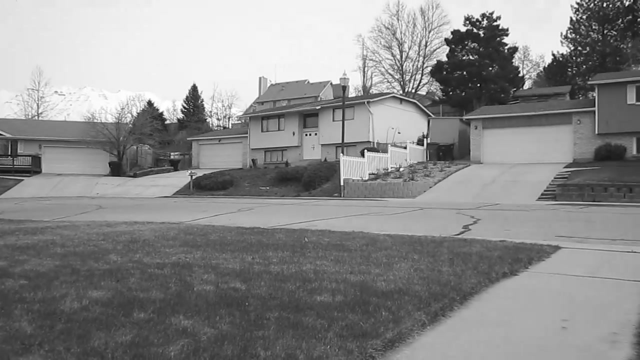
%> input picture img2.png, 640 x 360 px
$ octave Image_mosaicing.m   (GNU Octave 9; MATLAB toolbox functions it lacks are replaced by stand-ins)
%> lines starting %> are read from the running program, lines starting %| are printed output that depends on the picture
### sift.m
% [image, descriptors, locs] = sift(imageFile)
%
% This function reads an image and returns its SIFT keypoints.
%   Input parameters:
%     imageFile: the file name for the image.
%
%   Returned:
%     image: the image array in double format
%     descriptors: a K-by-128 matrix, where each row gives an invariant
%         descriptor for one of the K keypoints.  The descriptor is a vector
%         of 128 values normalized to unit length.
%     locs: K-by-4 matrix, in which each row has the 4 values for a
%         keypoint location (row, column, scale, orientation).  The
%         orientation is in the range [-PI, PI] radians.
%
% Credits: Thanks for initial version of this program to D. Alvaro and
%          J.J. Guerrero, Universidad de Zaragoza (modified by D. Lowe)

function [image, descriptors, locs] = sift(imageFile)

% Load image
image = imread(imageFile);

% If you have the Image Processing Toolbox, you can uncomment the following
%   lines to allow input of color images, which will be converted to grayscale.
if size(image,3) == 3
   image = rgb2gray(image);
end

[rows, cols] = size(image);

% Convert into PGM imagefile, readable by "keypoints" executable
f = fopen('tmp.pgm', 'w');
if f == -1
    error('Could not create file tmp.pgm.');
end
fprintf(f, 'P5\n%d\n%d\n255\n', cols, rows);
fwrite(f, image', 'uint8');
fclose(f);

% Call keypoints executable
if isunix
    command = '!./sift ';
else
    command = '!siftWin32 ';
end
command = [command ' <tmp.pgm >tmp.key'];
eval(command);

% Open tmp.key and check its header
g = fopen('tmp.key', 'r');
if g == -1
    error('Could not open file tmp.key.');
end
[header, count] = fscanf(g, '%d %d', [1 2]);
if count ~= 2
    error('Invalid keypoint file beginning.');
end
num = header(1);
len = header(2);
if len ~= 128
    error('Keypoint descriptor length invalid (should be 128).');
end

% Creates the two output matrices (use known size for efficiency)
locs = double(zeros(num, 4));
descriptors = double(zeros(num, 128));

% Parse tmp.key
for i = 1:num
    [vector, count] = fscanf(g, '%f %f %f %f', [1 4]); %row col scale ori
    if count ~= 4
        error('Invalid keypoint file format');
    end
    locs(i, :) = vector(1, :);

    [descrip, count] = fscanf(g, '%d', [1 len]);
    if (count ~= 128)
        error('Invalid keypoint file value.');
    end
    % Normalize each input vector to unit length
    descrip = descrip / sqrt(sum(descrip.^2));
    descriptors(i, :) = descrip(1, :);
end
fclose(g);

### sift_corresp.m
%
% [corresp1, corresp2] = sift_corresp(image1, image2, show_fig)
%
% This function reads two images (file name strings), finds their
% SIFT features, and returns the correspondences based on the
% distance between the nearest and second nearest neighbour.
%
% corresp1(i,:) point of image1 corresponds to corresp2(i,:) point of image2
%
% correspx(i,1) = row number of ith point
% correspx(i,2) = column number of ith point

function [corresp1, corresp2] = sift_corresp(imgName1, imgName2)

% Find SIFT keypoints for each image
[~, desc1, loc1] = sift(imgName1);
[~, desc2, loc2] = sift(imgName2);

% dist_ratio: Only keep matches in which the ratio of vector angles from the
% nearest to second nearest neighbor is less than distRatio.
dist_ratio = 0.6;

% For each feature in the first image, select its match to second image.
desc2t = desc2';
count = 1;
for i = 1 : size(desc1,1)
   inprods = desc1(i,:) * desc2t; % Vector of inner products
   [vals,idx] = sort(acos(inprods)); % Take cos inverse and sort results

   % Check if nearest neighbour has angle less than dist_ratio times second
   if (vals(1) < dist_ratio * vals(2))
      corresp1(count,:) = loc1(i,1:2);
      corresp2(count,:) = loc2(idx(1),1:2);
      count = count + 1;
   end
end

### Image_mosaicing.m
close all;
%%%Read Images%%%
img2=imread('img2.png');
%> img2 is the input picture: size 360x640 uint8; min 10, max 255, mean 139.2
img1=imread('img1.png');
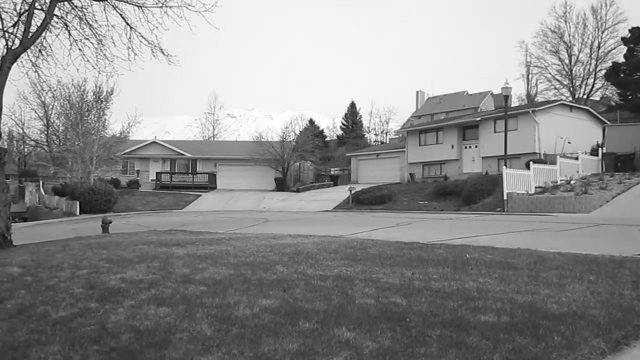
%> input picture img1.png, 640 x 360 px
%> img1 is the input picture: size 360x640 uint8; min 4, max 255, mean 140.4
img3=imread('img3.png');
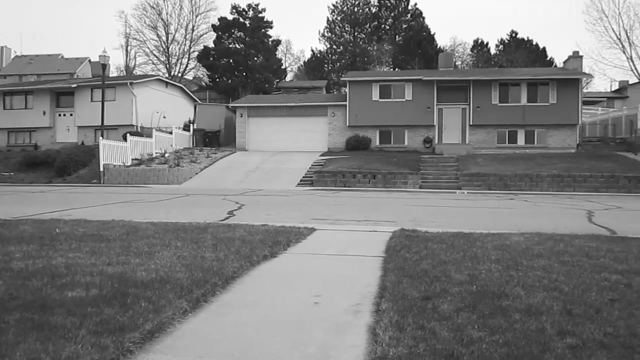
%> input picture img3.png, 640 x 360 px
%> img3 is the input picture: size 360x640 uint8; min 11, max 255, mean 127.1
figure();
imshow(img1);
figure();
imshow(img2);
figure();
imshow(img3);
% finds the SIFT features of the img2 and img1, and returns the correspondences based on the
% distance between the nearest and second nearest neighbour.
[corresp1,corresp2]=sift_corresp('img2.png','img1.png');
%> the run ends on the next line
